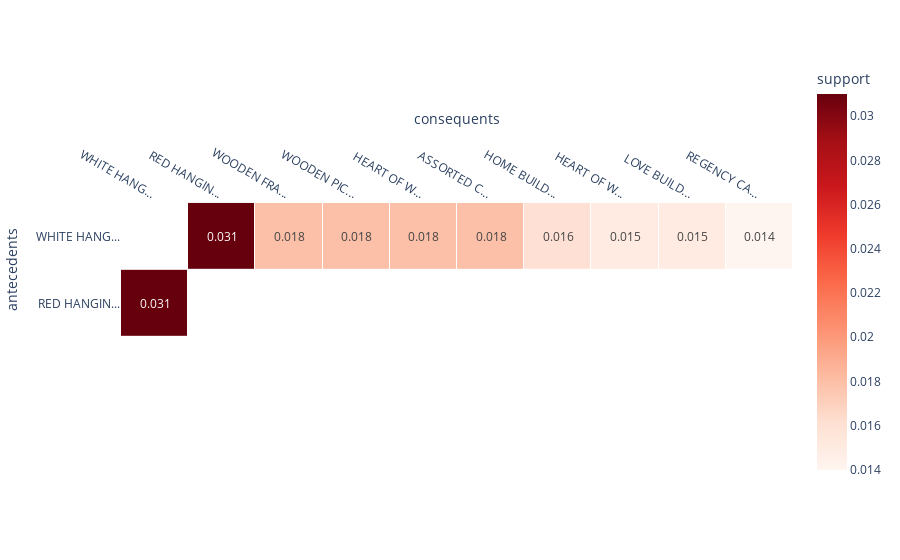

Notebook cell for this chart:
### Code cell
fig.show()

### Figure 1 — Plotly figure (JSON) as saved in the notebook; plotly's stock layout.template omitted (floating-point values rounded to 4 significant figures)
{"data": [{"coloraxis": "coloraxis", "hoverongaps": false, "hovertemplate": "antecedents: %{y}<br>consequents: %{x}<br>support: %{z}<extra></extra>", "name": "0", "texttemplate": "%{z}", "type": "heatmap", "x": ["WHITE HANGING HEART T-LIGHT HOLDER", "RED HANGING HEART T-LIGHT HOLDER", "WOODEN FRAME ANTIQUE WHITE", "WOODEN PICTURE FRAME WHITE FINISH", "HEART OF WICKER LARGE", "ASSORTED COLOUR BIRD ORNAMENT", "HOME BUILDING BLOCK WORD", "HEART OF WICKER SMALL", "LOVE BUILDING BLOCK WORD", "REGENCY CAKESTAND 3 TIER"], "xaxis": "x", "xgap": 1, "y": ["WHITE HANGING HEART T-LIGHT HOLDER", "RED HANGING HEART T-LIGHT HOLDER"], "yaxis": "y", "ygap": 1, "z": [[null, 0.031, 0.018, 0.018, 0.018, 0.018, 0.016, 0.015, 0.015, 0.014], [0.031, null, null, null, null, null, null, null, null, null]]}], "layout": {"coloraxis": {"colorbar": {"title": {"text": "support"}}, "colorscale": [[0, "rgb(255,245,240)"], [0.125, "rgb(254,224,210)"], [0.25, "rgb(252,187,161)"], [0.375, "rgb(252,146,114)"], [0.5, "rgb(251,106,74)"], [0.625, "rgb(239,59,44)"], [0.75, "rgb(203,24,29)"], [0.875, "rgb(165,15,21)"], [1, "rgb(103,0,13)"]], "showscale": true}, "margin": {"t": 60}, "paper_bgcolor": "rgba(0, 0, 0, 0)", "plot_bgcolor": "rgba(0, 0, 0, 0)", "xaxis": {"anchor": "y", "constrain": "domain", "domain": [0, 1], "scaleanchor": "y", "side": "top", "ticktext": ["WHITE HANG...", "RED HANGIN...", "WOODEN FRA...", "WOODEN PIC...", "HEART OF W...", "ASSORTED C...", "HOME BUILD...", "HEART OF W...", "LOVE BUILD...", "REGENCY CA..."], "tickvals": [0, 1, 2, 3, 4, 5, 6, 7, 8, 9], "title": {"text": "consequents"}}, "yaxis": {"anchor": "x", "autorange": "reversed", "constrain": "domain", "domain": [0, 1], "ticktext": ["WHITE HANG...", "RED HANGIN..."], "tickvals": [0, 1], "title": {"text": "antecedents"}}}}
